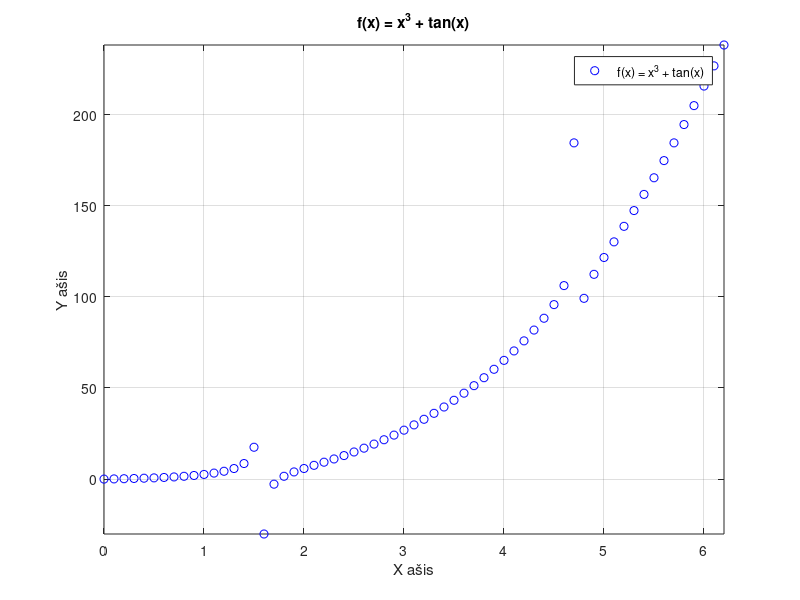
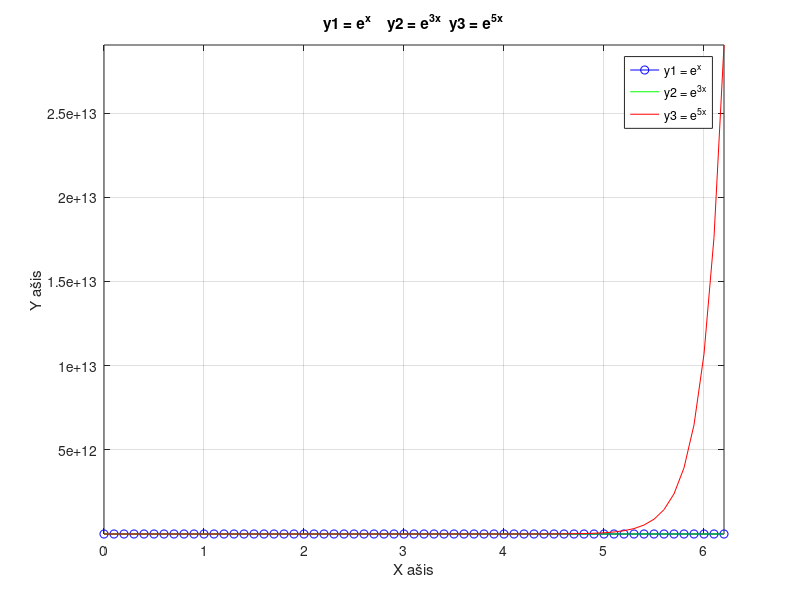
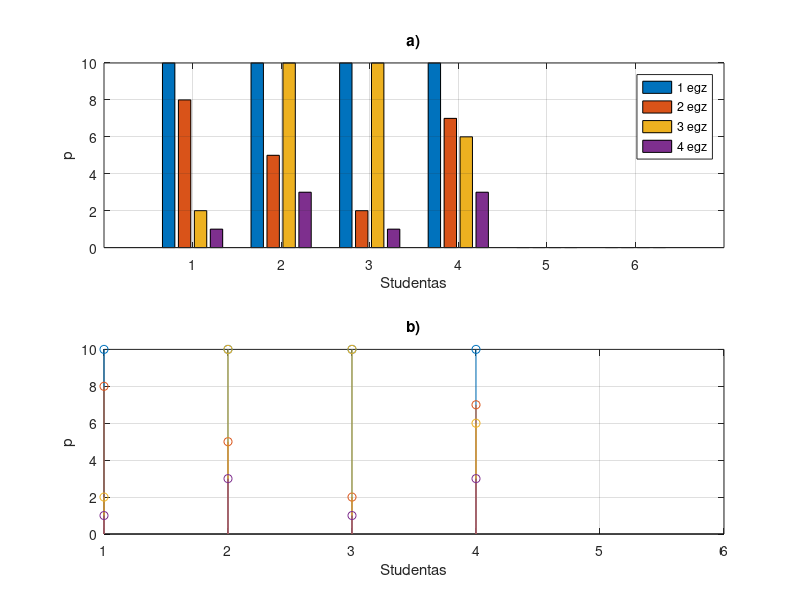

MATLAB code for these plots, in order:
% Vardas: Vakaris
% Pavarde: Perliba
% Grupe: EDIF-25/2
% Data: 2026-09-28

%% 1

% a)

x = 0:0.1:2*pi;

y = x.^3 + tan(x)


figure
plot(x,y, "bo");


xlabel('X ašis');
ylabel('Y ašis');

title(' f(x) = x^3 + tan(x) ');
legend(' f(x) = x^3 + tan(x) ')

axis([min(x) max(x) min(y) max(y)])
grid on;


% b)

y1 = exp(x)
y2 = exp(3*x)
y3 = exp(5*x)


figure
plot(x, y1, 'b-o',  x, y2, "g", x, y3, "r");

xlabel('X ašis');
ylabel('Y ašis');

title(' y1 = e^x    y2 = e^{3x}  y3 = e^{5x} ');
legend('y1 = e^x', 'y2 = e^{3x}', 'y3 = e^{5x}');

axis([min(x) max(x) min([y1 y2 y3]) max([y1 y2 y3])]);
grid on;



%% 2


% a)

A = [10 8 2 1; 10 5 10 3; 10 2 10 1; 10 7 6 3; nan nan nan nan; nan nan nan nan]

figure
subplot(2,1,1)
bar(A);
xlabel('Studentas');
ylabel('p');
ylim([0 10]);
legend('1 egz', '2 egz', '3 egz', '4 egz');
title('a)');
grid on;

% b) diskretus formatas

subplot(2,1,2)
stem(A);
xlabel('Studentas');
ylabel('p');
ylim([0 10]);
title('b)');
grid on;


%% Papildoma

% P1)

A = [0 1 0 2 3 0 4;
     0 0 0 0 0 0 0;
     0 5 0 6 7 0 8;
     0 9 0 1 2 0 3;
     0 0 0 0 0 0 0;
     0 4 0 5 6 0 7]

B = A(any(A ~= 0, 2), any(A ~= 0, 1))
